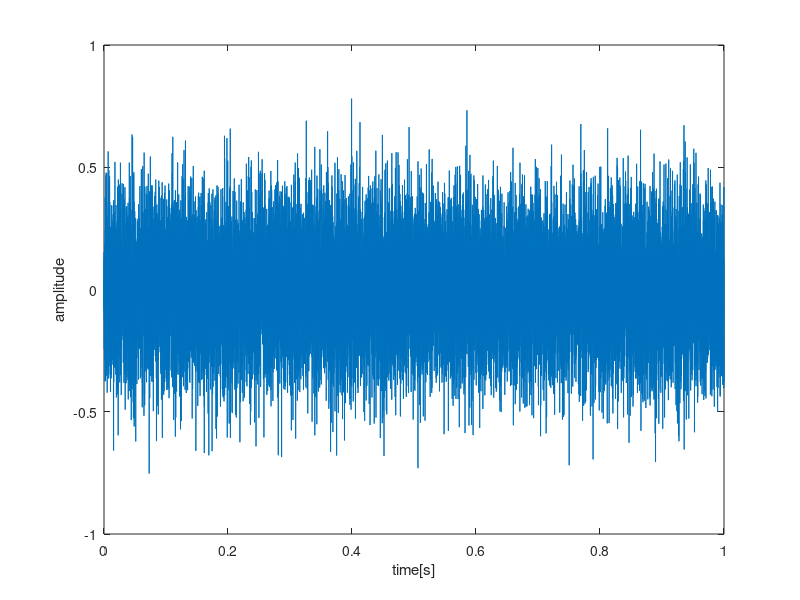
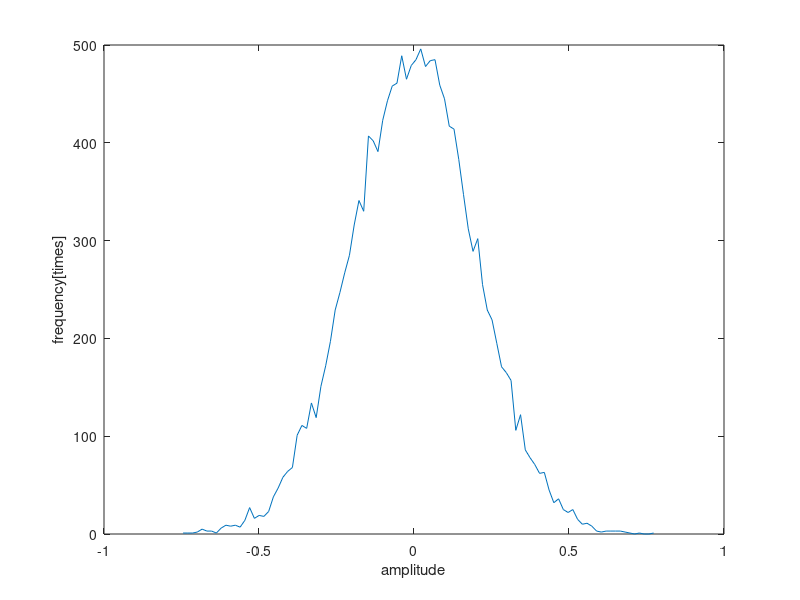

The MATLAB script that drew these images, in order:
clear;
Fs = 16000;
t = (0 : (Fs-1)) /Fs;
tl = length(t);
rng(0,'twister'); % 乱数生成器 初期化
a = 0.2; % 標準偏差
b = 0; % 平均
y = a.*randn(tl,1) + b;

fig0 = figure;
plot(t,y);
xlabel('time[s]');
ylabel('amplitude');
num=100; % ヒストグラム分割数
[h, c] = hist(y, num);

fig1 = figure;
plot(c,h);
xlabel('amplitude');
ylabel('frequency[times]');

sound(y,Fs);
exportgraphics(fig0,'../Figures/01_05_0.pdf','ContentType','vector');
exportgraphics(fig1,'../Figures/01_05_1.pdf','ContentType','vector');